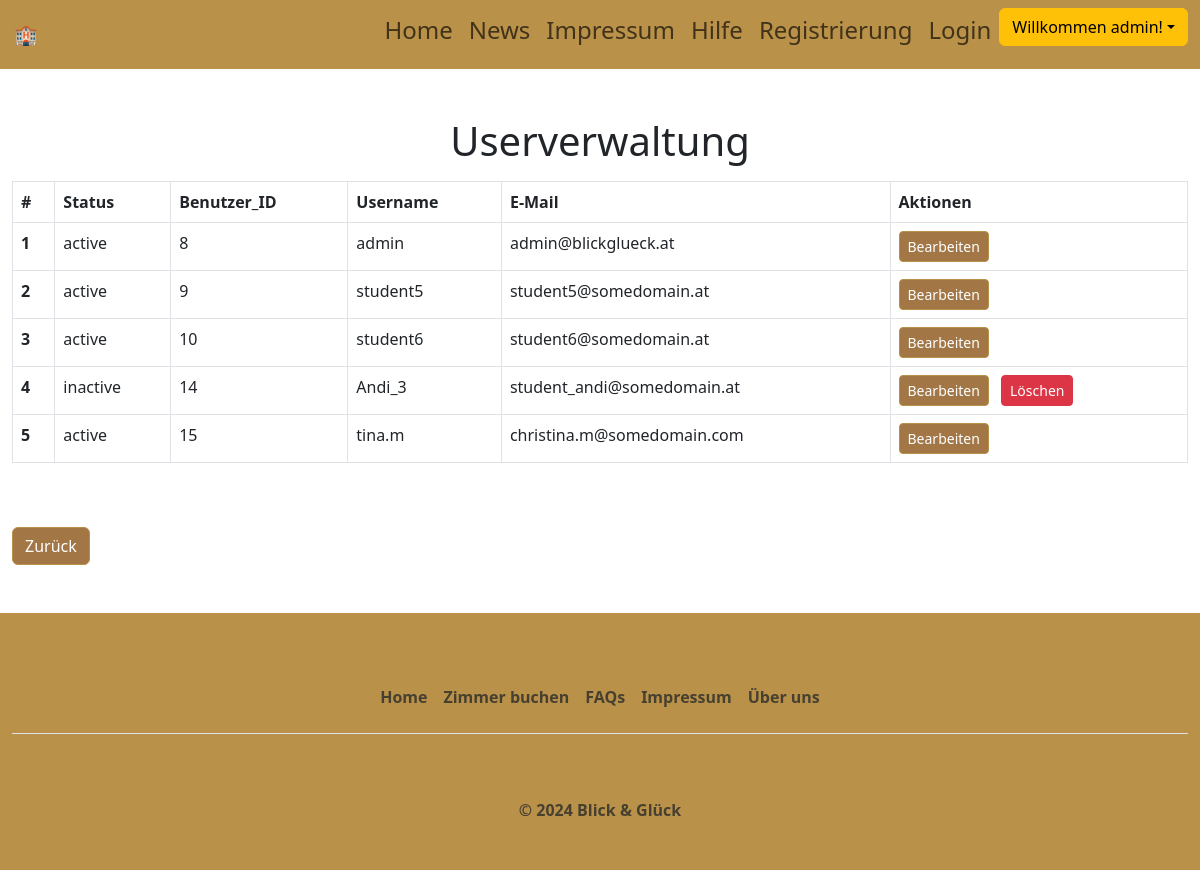
The page /additionalResources/WebHarichLiu/include/admin_user.php (signed in) on the database its author committed.
### tables this page shows
CREATE TABLE `users` (
  `user_id` int(11) NOT NULL,
  `username` varchar(50) NOT NULL,
  `password` varchar(260) NOT NULL,
  `useremail` varchar(100) NOT NULL,
  `role` enum('user','admin','anonym') NOT NULL DEFAULT 'anonym',
  `created_at` timestamp NOT NULL DEFAULT current_timestamp(),
  `anrede` enum('Herr','Frau') DEFAULT 'Herr',
  `vorname` varchar(50) NOT NULL,
  `nachname` varchar(50) NOT NULL,
  `status` enum('active','inactive') DEFAULT 'active',
  `updated_at` timestamp NOT NULL DEFAULT current_timestamp() ON UPDATE current_timestamp()
);

### additionalResources/WebHarichLiu/include/admin_user.php (the view, shortened to what this page needs)
<?php
    include 'header.php';
    require_once '../config/dbaccess.php';
$sql="SELECT user_id, username, status, useremail FROM users ORDER BY user_id ASC";
$stmt=$db_obj->prepare($sql);
$stmt->execute();
$result=$stmt->get_result();
if($result->num_rows== 0){
   echo '<div class="alert alert-danger">Keine Benutzer gefunden. </div>';
   return;
}else{
    $user_id = $result->fetch_all(MYSQLI_ASSOC);
}
?>
<div class="container-fluid mt-5">
  <h1 class="text-center my-3">Userverwaltung</h1>
  <?php if (!empty($user_id)): ?>
    <table class="table table-bordered mt-3 p-3">
      <thead class="thead-light">
        <tr>
          <th >#</th>
          <th >Status</th>
          <th >Benutzer_ID</th>
          <th >Username</th>
          <th >E-Mail</th>
          <th >Aktionen</th>
        </tr>
      </thead>
      <tbody>
        <?php foreach ($user_id as $index => $user): ?>
          <tr>
            <th scope="row"><?php echo $index + 1; ?></th>
            <td><?php echo htmlspecialchars($user['status'], ENT_QUOTES, 'UTF-8'); ?></td>
            <td><?php echo htmlspecialchars($user['user_id'], ENT_QUOTES, 'UTF-8'); ?></td>
            <td><?php echo htmlspecialchars($user['username'], ENT_QUOTES, 'UTF-8'); ?></td>
            <td><?php echo htmlspecialchars($user['useremail'], ENT_QUOTES, 'UTF-8'); ?></td>
            <td>
                <a href="update_user.php?user_id=<?php echo htmlspecialchars($user['user_id']); ?>"
                class="btn btn-primary btn-sm me-2">Bearbeiten</a>
                <?php if($user['status']== 'inactive'):?>
                    <a href="delete_user.php?user_id=<?php echo htmlspecialchars($user['user_id']); ?>"
                class="btn btn-danger btn-sm">Löschen</a>
                <?php endif ;?>
                </td>
          </tr>
        <?php endforeach; ?>
      </tbody>
    </table>
  <?php else: ?>
    <div class="alert alert-info">Keine Benutzer gefunden.</div>
  <?php endif; ?>
  <a href="site_dashboard.php" class="btn btn-primary mt-5 me-4">Zurück</a>
</div>
<?php include 'footer.php'; ?>

### additionalResources/WebHarichLiu/res/css/styles.css (style rules this page uses)
* { box-sizing: border-box; }
:root { --bs-blue: #0d6efd; --bs-indigo: #6610f2; --bs-purple: #6f42c1; --bs-pink: #d63384; --bs-red: #dc3545; --bs-orange: #fd7e14; --bs-yellow: #ffc107; --bs-gold:#b99446; --bs-brown:#a27645; --bs-green: #198754; --bs-teal: #20c997; --bs-cyan: #0dcaf0; --bs-white: #fff; --bs-gray: #a8a9ab; --bs-gray-dark: #343a40; --bs-primary: #b99148; --bs-secondary: #6c757d; --bs-success: #875919; --bs-info: #0dcaf0; --bs-warning: #e77a14; --bs-danger: #850b17; --bs-light: #f8f9fa; --bs-dark: #212529; --bs-font-sans-serif: system-ui, -apple-system, "Segoe UI", Roboto, "Helvetica Neue", Arial, "Noto Sans", "Liberation Sans", sans-serif, "Apple Color Emoji", "Segoe UI Emoji", "Segoe UI Symbol", "Noto Color Emoji"; --bs-font-monospace: SFMono-Regular, Menlo, Monaco, Consolas, "Liberation Mono", "Courier New", monospace; --bs-gradient: linear-gradient(180deg, rgba(255, 255, 255, 0.15), rgba(255, 255, 255, 0)); }
.btn-primary { color: #fff; background-color: var(--bs-brown); border-color: var(--bs-primary); }
body, html { margin: 0; padding: 0; width: 100%; height: 100%; font-family: var(--bs-font-sans-serif); }

### rows shown on the page
users: status "active", user_id "8", username "admin", useremail "admin@blickglueck.at"
users: status "active", user_id "9", username "student5", useremail "student5@somedomain.at"
users: status "active", user_id "10", username "student6", useremail "student6@somedomain.at"
users: status "inactive", user_id "14", username "Andi_3", useremail "student_andi@somedomain.at"
users: status "active", user_id "15", username "tina.m", useremail "christina.m@somedomain.com"

### other values the page prints
$_SESSION['role'] "admin"
